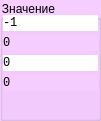
  <widget class="QGroupBox" name="info_wvalue">
   <property name="geometry">
    <rect>
     <x>1250</x>
     <y>40</y>
     <width>101</width>
     <height>121</height>
    </rect>
   </property>
   <property name="palette">
    <palette>
     <active>
      <colorrole role="WindowText">
       <brush brushstyle="SolidPattern">
        <color alpha="255">
         <red>0</red>
         <green>0</green>
         <blue>0</blue>
        </color>
       </brush>
      </colorrole>
      <colorrole role="Button">
       <brush brushstyle="SolidPattern">
        <color alpha="255">
         <red>245</red>
         <green>205</green>
         <blue>255</blue>
        </color>
       </brush>
      </colorrole>
      <colorrole role="Light">
       <brush brushstyle="SolidPattern">
        <color alpha="255">
         <red>255</red>
         <green>255</green>
         <blue>254</blue>
        </color>
       </brush>
      </colorrole>
      <colorrole role="Midlight">
       <brush brushstyle="SolidPattern">
        <color alpha="255">
         <red>255</red>
         <green>255</green>
         <blue>190</blue>
        </color>
       </brush>
      </colorrole>
      <colorrole role="Dark">
       <brush brushstyle="SolidPattern">
        <color alpha="255">
         <red>127</red>
         <green>127</green>
         <blue>63</blue>
        </color>
       </brush>
      </colorrole>
      <colorrole role="Mid">
       <brush brushstyle="SolidPattern">
        <color alpha="255">
         <red>170</red>
         <green>170</green>
         <blue>85</blue>
        </color>
       </brush>
      </colorrole>
      <colorrole role="Text">
       <brush brushstyle="SolidPattern">
        <color alpha="255">
         <red>0</red>
         <green>0</green>
         <blue>0</blue>
        </color>
       </brush>
      </colorrole>
      <colorrole role="BrightText">
       <brush brushstyle="SolidPattern">
        <color alpha="255">
         <red>255</red>
         <green>255</green>
         <blue>255</blue>
        </color>
       </brush>
      </colorrole>
      <colorrole role="ButtonText">
       <brush brushstyle="SolidPattern">
        <color alpha="255">
         <red>0</red>
         <green>0</green>
         <blue>0</blue>
        </color>
       </brush>
      </colorrole>
      <colorrole role="Base">
       <brush brushstyle="SolidPattern">
        <color alpha="255">
         <red>245</red>
         <green>205</green>
         <blue>255</blue>
        </color>
       </brush>
      </colorrole>
      <colorrole role="Window">
       <brush brushstyle="SolidPattern">
        <color alpha="255">
         <red>245</red>
         <green>205</green>
         <blue>255</blue>
        </color>
       </brush>
      </colorrole>
      <colorrole role="Shadow">
       <brush brushstyle="SolidPattern">
        <color alpha="255">
         <red>0</red>
         <green>0</green>
         <blue>0</blue>
        </color>
       </brush>
      </colorrole>
      <colorrole role="AlternateBase">
       <brush brushstyle="SolidPattern">
        <color alpha="255">
         <red>255</red>
         <green>255</green>
         <blue>191</blue>
        </color>
       </brush>
      </colorrole>
      <colorrole role="ToolTipBase">
       <brush brushstyle="SolidPattern">
        <color alpha="255">
         <red>255</red>
         <green>255</green>
         <blue>220</blue>
        </color>
       </brush>
      </colorrole>
      <colorrole role="ToolTipText">
       <brush brushstyle="SolidPattern">
        <color alpha="255">
         <red>0</red>
         <green>0</green>
         <blue>0</blue>
        </color>
       </brush>
      </colorrole>
      <colorrole role="PlaceholderText">
       <brush brushstyle="SolidPattern">
        <color alpha="128">
         <red>0</red>
         <green>0</green>
         <blue>0</blue>
        </color>
       </brush>
      </colorrole>
     </active>
     <inactive>
      <colorrole role="WindowText">
       <brush brushstyle="SolidPattern">
        <color alpha="255">
         <red>0</red>
         <green>0</green>
         <blue>0</blue>
        </color>
       </brush>
      </colorrole>
      <colorrole role="Button">
       <brush brushstyle="SolidPattern">
        <color alpha="255">
         <red>245</red>
         <green>205</green>
         <blue>255</blue>
        </color>
       </brush>
      </colorrole>
      <colorrole role="Light">
       <brush brushstyle="SolidPattern">
        <color alpha="255">
         <red>255</red>
         <green>255</green>
         <blue>254</blue>
        </color>
       </brush>
      </colorrole>
      <colorrole role="Midlight">
       <brush brushstyle="SolidPattern">
        <color alpha="255">
         <red>255</red>
         <green>255</green>
         <blue>190</blue>
        </color>
       </brush>
      </colorrole>
      <colorrole role="Dark">
       <brush brushstyle="SolidPattern">
        <color alpha="255">
         <red>127</red>
         <green>127</green>
         <blue>63</blue>
        </color>
       </brush>
      </colorrole>
      <colorrole role="Mid">
       <brush brushstyle="SolidPattern">
        <color alpha="255">
         <red>170</red>
         <green>170</green>
         <blue>85</blue>
        </color>
       </brush>
      </colorrole>
      <colorrole role="Text">
       <brush brushstyle="SolidPattern">
        <color alpha="255">
         <red>0</red>
         <green>0</green>
         <blue>0</blue>
        </color>
       </brush>
      </colorrole>
      <colorrole role="BrightText">
       <brush brushstyle="SolidPattern">
        <color alpha="255">
         <red>255</red>
         <green>255</green>
         <blue>255</blue>
        </color>
       </brush>
      </colorrole>
      <colorrole role="ButtonText">
       <brush brushstyle="SolidPattern">
        <color alpha="255">
         <red>0</red>
         <green>0</green>
         <blue>0</blue>
        </color>
       </brush>
      </colorrole>
      <colorrole role="Base">
       <brush brushstyle="SolidPattern">
        <color alpha="255">
         <red>245</red>
         <green>205</green>
         <blue>255</blue>
        </color>
       </brush>
      </colorrole>
      <colorrole role="Window">
       <brush brushstyle="SolidPattern">
        <color alpha="255">
         <red>245</red>
         <green>205</green>
         <blue>255</blue>
        </color>
       </brush>
      </colorrole>
      <colorrole role="Shadow">
       <brush brushstyle="SolidPattern">
        <color alpha="255">
         <red>0</red>
         <green>0</green>
         <blue>0</blue>
        </color>
       </brush>
      </colorrole>
      <colorrole role="AlternateBase">
       <brush brushstyle="SolidPattern">
        <color alpha="255">
         <red>255</red>
         <green>255</green>
         <blue>191</blue>
        </color>
       </brush>
      </colorrole>
      <colorrole role="ToolTipBase">
       <brush brushstyle="SolidPattern">
        <color alpha="255">
         <red>255</red>
         <green>255</green>
         <blue>220</blue>
        </color>
       </brush>
      </colorrole>
      <colorrole role="ToolTipText">
       <brush brushstyle="SolidPattern">
        <color alpha="255">
         <red>0</red>
         <green>0</green>
         <blue>0</blue>
        </color>
       </brush>
      </colorrole>
      <colorrole role="PlaceholderText">
       <brush brushstyle="SolidPattern">
        <color alpha="128">
         <red>0</red>
         <green>0</green>
         <blue>0</blue>
        </color>
       </brush>
      </colorrole>
     </inactive>
     <disabled>
      <colorrole role="WindowText">
       <brush brushstyle="SolidPattern">
        <color alpha="255">
         <red>127</red>
         <green>127</green>
         <blue>63</blue>
        </color>
       </brush>
      </colorrole>
      <colorrole role="Button">
       <brush brushstyle="SolidPattern">
        <color alpha="255">
         <red>245</red>
         <green>205</green>
         <blue>255</blue>
        </color>
       </brush>
      </colorrole>
      <colorrole role="Light">
       <brush brushstyle="SolidPattern">
        <color alpha="255">
         <red>255</red>
         <green>255</green>
         <blue>254</blue>
        </color>
       </brush>
      </colorrole>
      <colorrole role="Midlight">
       <brush brushstyle="SolidPattern">
        <color alpha="255">
         <red>255</red>
         <green>255</green>
         <blue>190</blue>
        </color>
       </brush>
      </colorrole>
      <colorrole role="Dark">
       <brush brushstyle="SolidPattern">
        <color alpha="255">
         <red>127</red>
         <green>127</green>
         <blue>63</blue>
        </color>
       </brush>
      </colorrole>
      <colorrole role="Mid">
       <brush brushstyle="SolidPattern">
        <color alpha="255">
         <red>170</red>
         <green>170</green>
         <blue>85</blue>
        </color>
       </brush>
      </colorrole>
      <colorrole role="Text">
       <brush brushstyle="SolidPattern">
        <color alpha="255">
         <red>127</red>
         <green>127</green>
         <blue>63</blue>
        </color>
       </brush>
      </colorrole>
      <colorrole role="BrightText">
       <brush brushstyle="SolidPattern">
        <color alpha="255">
         <red>255</red>
         <green>255</green>
         <blue>255</blue>
        </color>
       </brush>
      </colorrole>
      <colorrole role="ButtonText">
       <brush brushstyle="SolidPattern">
        <color alpha="255">
         <red>127</red>
         <green>127</green>
         <blue>63</blue>
        </color>
       </brush>
      </colorrole>
      <colorrole role="Base">
       <brush brushstyle="SolidPattern">
        <color alpha="255">
         <red>245</red>
         <green>205</green>
         <blue>255</blue>
        </color>
       </brush>
      </colorrole>
      <colorrole role="Window">
       <brush brushstyle="SolidPattern">
        <color alpha="255">
         <red>245</red>
         <green>205</green>
         <blue>255</blue>
        </color>
       </brush>
      </colorrole>
      <colorrole role="Shadow">
       <brush brushstyle="SolidPattern">
        <color alpha="255">
         <red>0</red>
         <green>0</green>
         <blue>0</blue>
        </color>
       </brush>
      </colorrole>
      <colorrole role="AlternateBase">
       <brush brushstyle="SolidPattern">
        <color alpha="255">
         <red>255</red>
         <green>255</green>
         <blue>127</blue>
        </color>
       </brush>
      </colorrole>
      <colorrole role="ToolTipBase">
       <brush brushstyle="SolidPattern">
        <color alpha="255">
         <red>255</red>
         <green>255</green>
         <blue>220</blue>
        </color>
       </brush>
      </colorrole>
      <colorrole role="ToolTipText">
       <brush brushstyle="SolidPattern">
        <color alpha="255">
         <red>0</red>
         <green>0</green>
         <blue>0</blue>
        </color>
       </brush>
      </colorrole>
      <colorrole role="PlaceholderText">
       <brush brushstyle="SolidPattern">
        <color alpha="128">
         <red>0</red>
         <green>0</green>
         <blue>0</blue>
        </color>
       </brush>
      </colorrole>
     </disabled>
    </palette>
   </property>
   <property name="styleSheet">
    <string notr="true">background-color: rgb(245, 205, 255);</string>
   </property>
   <property name="title">
    <string>Значение</string>
   </property>
   <property name="flat">
    <bool>false</bool>
   </property>
   <widget class="QLabel" name="w_1">
    <property name="geometry">
     <rect>
      <x>3</x>
      <y>35</y>
      <width>95</width>
      <height>16</height>
     </rect>
    </property>
    <property name="font">
     <font>
      <family>Consolas</family>
     </font>
    </property>
    <property name="text">
     <string>0</string>
    </property>
   </widget>
   <widget class="QLabel" name="w_2">
    <property name="geometry">
     <rect>
      <x>3</x>
      <y>55</y>
      <width>95</width>
      <height>16</height>
     </rect>
    </property>
    <property name="font">
     <font>
      <family>Consolas</family>
     </font>
    </property>
    <property name="styleSheet">
     <string notr="true">background-color: rgb(255, 255, 255);</string>
    </property>
    <property name="text">
     <string>0</string>
    </property>
   </widget>
   <widget class="QLabel" name="w_3">
    <property name="geometry">
     <rect>
      <x>3</x>
      <y>75</y>
      <width>95</width>
      <height>16</height>
     </rect>
    </property>
    <property name="font">
     <font>
      <family>Consolas</family>
     </font>
    </property>
    <property name="text">
     <string>0</string>
    </property>
   </widget>
   <widget class="QLabel" name="w_0">
    <property name="geometry">
     <rect>
      <x>3</x>
      <y>15</y>
      <width>95</width>
      <height>16</height>
     </rect>
    </property>
    <property name="font">
     <font>
      <family>Consolas</family>
     </font>
    </property>
    <property name="styleSheet">
     <string notr="true">background-color: rgb(255, 255, 255);</string>
    </property>
    <property name="text">
     <string>-1</string>
    </property>
   </widget>
  </widget>
